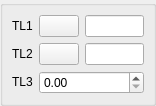
<ui version="4.0" >
 <class>DlgRef_2Sel1Spin_QTD</class>
 <widget class="QWidget" name="DlgRef_2Sel1Spin_QTD" >
  <property name="geometry" >
   <rect>
    <x>0</x>
    <y>0</y>
    <width>156</width>
    <height>99</height>
   </rect>
  </property>
  <property name="windowTitle" >
   <string/>
  </property>
  <layout class="QGridLayout" >
   <property name="leftMargin" >
    <number>0</number>
   </property>
   <property name="topMargin" >
    <number>0</number>
   </property>
   <property name="rightMargin" >
    <number>0</number>
   </property>
   <property name="bottomMargin" >
    <number>0</number>
   </property>
   <property name="horizontalSpacing" >
    <number>0</number>
   </property>
   <property name="verticalSpacing" >
    <number>0</number>
   </property>
   <item row="0" column="0" >
    <widget class="QGroupBox" name="GroupBox1" >
     <property name="title" >
      <string/>
     </property>
     <layout class="QGridLayout" >
      <property name="leftMargin" >
       <number>9</number>
      </property>
      <property name="topMargin" >
       <number>9</number>
      </property>
      <property name="rightMargin" >
       <number>9</number>
      </property>
      <property name="bottomMargin" >
       <number>9</number>
      </property>
      <property name="horizontalSpacing" >
       <number>6</number>
      </property>
      <property name="verticalSpacing" >
       <number>6</number>
      </property>
      <item row="2" column="1" colspan="2" >
       <widget class="SalomeApp_DoubleSpinBox" name="SpinBox_DX" />
      </item>
      <item row="2" column="0" >
       <widget class="QLabel" name="TextLabel3" >
        <property name="sizePolicy" >
         <sizepolicy vsizetype="Fixed" hsizetype="Fixed" >
          <horstretch>0</horstretch>
          <verstretch>0</verstretch>
         </sizepolicy>
        </property>
        <property name="text" >
         <string>TL3</string>
        </property>
        <property name="wordWrap" >
         <bool>false</bool>
        </property>
       </widget>
      </item>
      <item row="1" column="0" >
       <widget class="QLabel" name="TextLabel2" >
        <property name="sizePolicy" >
         <sizepolicy vsizetype="Fixed" hsizetype="Fixed" >
          <horstretch>0</horstretch>
          <verstretch>0</verstretch>
         </sizepolicy>
        </property>
        <property name="frameShape" >
         <enum>QFrame::NoFrame</enum>
        </property>
        <property name="frameShadow" >
         <enum>QFrame::Plain</enum>
        </property>
        <property name="text" >
         <string>TL2</string>
        </property>
        <property name="wordWrap" >
         <bool>false</bool>
        </property>
       </widget>
      </item>
      <item row="0" column="1" >
       <widget class="QPushButton" name="PushButton1" >
        <property name="sizePolicy" >
         <sizepolicy vsizetype="Fixed" hsizetype="Fixed" >
          <horstretch>0</horstretch>
          <verstretch>0</verstretch>
         </sizepolicy>
        </property>
        <property name="text" >
         <string/>
        </property>
       </widget>
      </item>
      <item row="1" column="2" >
       <widget class="QLineEdit" name="LineEdit2" />
      </item>
      <item row="0" column="0" >
       <widget class="QLabel" name="TextLabel1" >
        <property name="sizePolicy" >
         <sizepolicy vsizetype="Fixed" hsizetype="Fixed" >
          <horstretch>0</horstretch>
          <verstretch>0</verstretch>
         </sizepolicy>
        </property>
        <property name="text" >
         <string>TL1</string>
        </property>
        <property name="wordWrap" >
         <bool>false</bool>
        </property>
       </widget>
      </item>
      <item row="1" column="1" >
       <widget class="QPushButton" name="PushButton2" >
        <property name="sizePolicy" >
         <sizepolicy vsizetype="Fixed" hsizetype="Fixed" >
          <horstretch>0</horstretch>
          <verstretch>0</verstretch>
         </sizepolicy>
        </property>
        <property name="text" >
         <string/>
        </property>
       </widget>
      </item>
      <item row="0" column="2" >
       <widget class="QLineEdit" name="LineEdit1" />
      </item>
     </layout>
    </widget>
   </item>
  </layout>
 </widget>
 <layoutdefault spacing="6" margin="11" />
 <pixmapfunction>qPixmapFromMimeSource</pixmapfunction>
 <customwidgets>
  <customwidget>
   <class>SalomeApp_DoubleSpinBox</class>
   <extends>QDoubleSpinBox</extends>
   <header location="global" >gui/SalomeApp_DoubleSpinBox.h</header>
  </customwidget>
 </customwidgets>
 <tabstops>
  <tabstop>PushButton1</tabstop>
  <tabstop>LineEdit1</tabstop>
  <tabstop>PushButton2</tabstop>
  <tabstop>LineEdit2</tabstop>
 </tabstops>
 <resources/>
 <connections/>
</ui>
